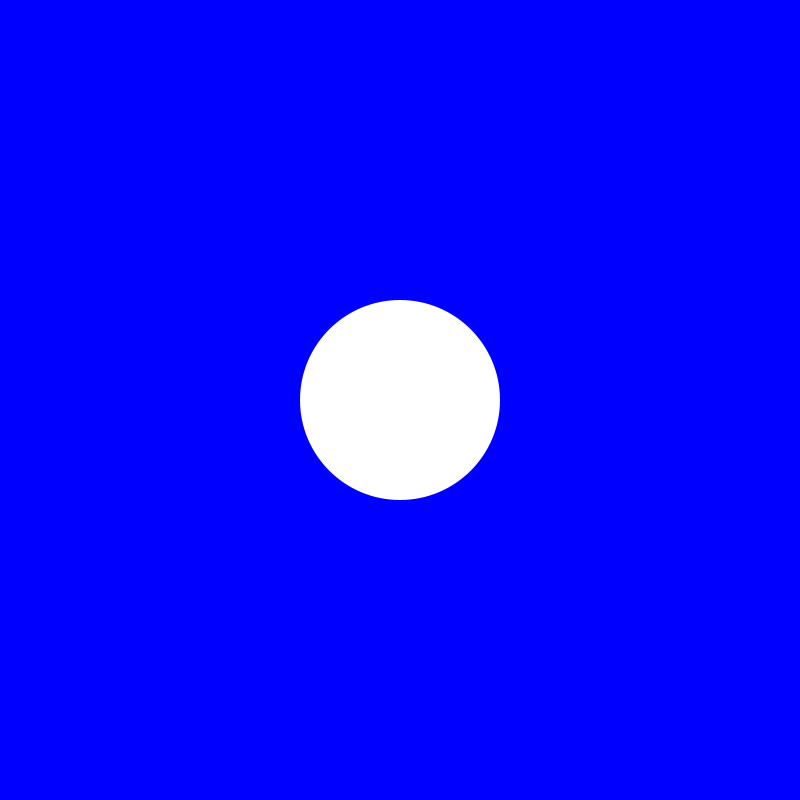
Frame 1 (no input)
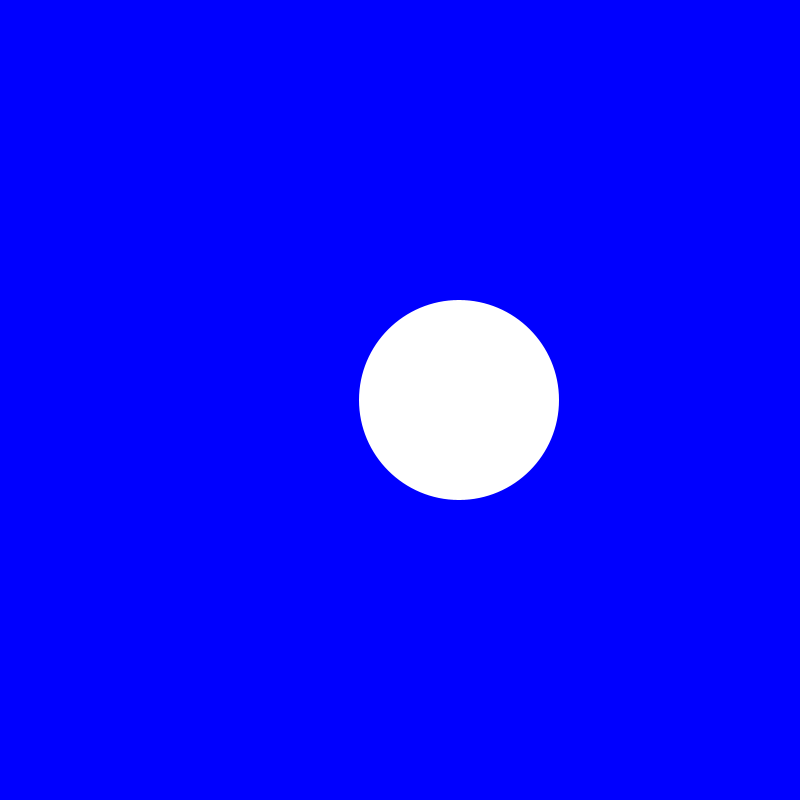
Frame 60 (the mouse pressed at the canvas centre just before this capture)
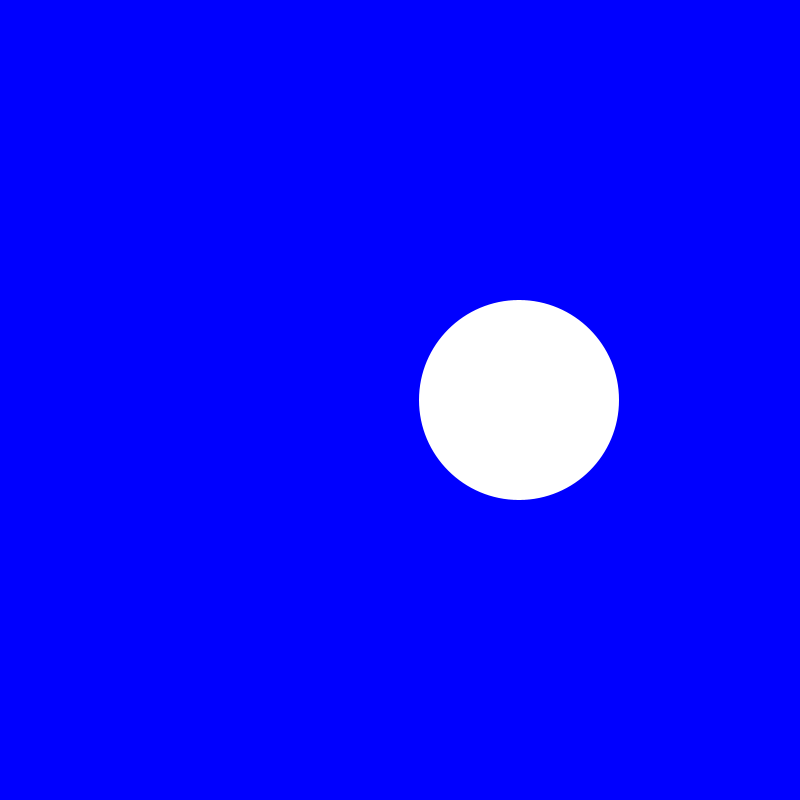
Frame 120 (the mouse held since frame 60 and released just before this capture)

The Processing sketch that drew these frames (run headless with seeded random() and noise(); from frame 60 on, the mouse is pressed at the canvas centre):

// Processing sketch: P03LM_01_LinearMovement_01
// ── P03LM_01_LinearMovement_01.pde
float posX;
float diam = 200;
void setup() {
  size(800, 800);
  background(0, 0, 255);
  smooth();
  posX = width/2;
}

void draw() {
  background(0,0,255);
  noStroke();
  fill(255);
  ellipse(posX, height/2, diam, diam);
  
  posX++;

  if ((posX-diam/2)>width) {
    posX = -diam/2;
  }
}
